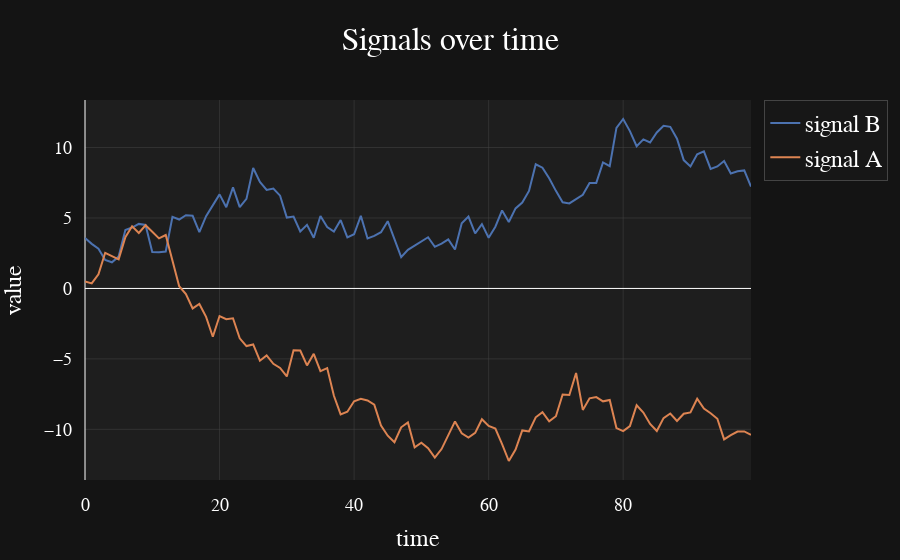

The notebook cell this image was saved under:
### Markdown cell above
## line

### Code cell
np.random.seed(42)
df = pd.DataFrame({
    'time': np.arange(100),
    'signal A': np.random.randn(100).cumsum(),
    'signal B': np.random.randn(100).cumsum() + 5,
    'category': np.random.choice(['g1', 'g2'], 100)
})

fig_line = px.line(
    df,
    x='time',
    y=['signal B', 'signal A'],
    title='Signals over time',
)

fig_line.update_layout(
    legend_borderwidth=1,
    legend_title=None
)

fig_line.show()

### Figure 1 — Plotly figure (JSON) as saved in the notebook; plotly's stock layout.template omitted (floating-point values rounded to 4 significant figures)
{"data": [{"hovertemplate": "variable=signal B<br>time=%{x}<br>value=%{y}<extra></extra>", "legendgroup": "signal B", "line": {"color": "rgb(76,114,176)", "dash": "solid"}, "marker": {"symbol": "circle"}, "mode": "lines", "name": "signal B", "orientation": "v", "showlegend": true, "type": "scatter", "x": [0, 1, 2, 3, 4, 5, 6, 7, 8, 9, 10, 11, 12, 13, 14, 15, 16, 17, 18, 19, 20, 21, 22, 23, 24, 25, 26, 27, 28, 29, 30, 31, 32, 33, 34, 35, 36, 37, 38, 39, 40, 41, 42, 43, 44, 45, 46, 47, 48, 49, 50, 51, 52, 53, 54, 55, 56, 57, 58, 59, 60, 61, 62, 63, 64, 65, 66, 67, 68, 69, 70, 71, 72, 73, 74, 75, 76, 77, 78, 79, 80, 81, 82, 83, 84, 85, 86, 87, 88, 89, 90, 91, 92, 93, 94, 95, 96, 97, 98, 99], "xaxis": "x", "y": [3.585, 3.164, 2.821, 2.019, 1.858, 2.262, 4.148, 4.323, 4.58, 4.506, 2.587, 2.56, 2.621, 5.084, 4.891, 5.193, 5.158, 3.99, 5.132, 5.884, 6.675, 5.766, 7.169, 5.767, 6.354, 8.544, 7.554, 6.987, 7.087, 6.584, 5.033, 5.102, 4.039, 4.513, 3.593, 5.143, 4.36, 4.038, 4.852, 3.621, 3.848, 5.155, 3.548, 3.732, 3.992, 4.774, 3.537, 2.217, 2.739, 3.036, 3.286, 3.633, 2.953, 3.185, 3.478, 2.764, 4.629, 5.103, 3.912, 4.568, 3.594, 4.381, 5.539, 4.719, 5.682, 6.095, 6.917, 8.814, 8.568, 7.815, 6.925, 6.109, 6.032, 6.373, 6.65, 7.477, 7.49, 8.944, 8.679, 11.4, 12.02, 11.17, 10.1, 10.58, 10.36, 11.07, 11.54, 11.47, 10.62, 9.109, 8.662, 9.518, 9.733, 8.487, 8.66, 9.045, 8.161, 8.315, 8.373, 7.23], "yaxis": "y"}, {"hovertemplate": "variable=signal A<br>time=%{x}<br>value=%{y}<extra></extra>", "legendgroup": "signal A", "line": {"color": "rgb(221,132,82)", "dash": "solid"}, "marker": {"symbol": "circle"}, "mode": "lines", "name": "signal A", "orientation": "v", "showlegend": true, "type": "scatter", "x": [0, 1, 2, 3, 4, 5, 6, 7, 8, 9, 10, 11, 12, 13, 14, 15, 16, 17, 18, 19, 20, 21, 22, 23, 24, 25, 26, 27, 28, 29, 30, 31, 32, 33, 34, 35, 36, 37, 38, 39, 40, 41, 42, 43, 44, 45, 46, 47, 48, 49, 50, 51, 52, 53, 54, 55, 56, 57, 58, 59, 60, 61, 62, 63, 64, 65, 66, 67, 68, 69, 70, 71, 72, 73, 74, 75, 76, 77, 78, 79, 80, 81, 82, 83, 84, 85, 86, 87, 88, 89, 90, 91, 92, 93, 94, 95, 96, 97, 98, 99], "xaxis": "x", "y": [0.4967, 0.3584, 1.006, 2.529, 2.295, 2.061, 3.64, 4.408, 3.938, 4.481, 4.017, 3.551, 3.793, 1.88, 0.1552, -0.4071, -1.42, -1.106, -2.014, -3.426, -1.96, -2.186, -2.119, -3.543, -4.088, -3.977, -5.128, -4.752, -5.353, -5.644, -6.246, -4.394, -4.407, -5.465, -4.642, -5.863, -5.654, -7.614, -8.942, -8.745, -8.007, -7.836, -7.951, -8.252, -9.731, -10.45, -10.91, -9.854, -9.511, -11.27, -10.95, -11.33, -12.01, -11.4, -10.37, -9.438, -10.28, -10.59, -10.25, -9.279, -9.758, -9.944, -11.05, -12.25, -11.43, -10.08, -10.15, -9.146, -8.785, -9.43, -9.068, -7.53, -7.566, -6.002, -8.621, -7.799, -7.712, -8.011, -7.92, -9.907, -10.13, -9.77, -8.292, -8.81, -9.619, -10.12, -9.205, -8.876, -9.406, -8.893, -8.796, -7.827, -8.529, -8.857, -9.249, -10.71, -10.42, -10.16, -10.15, -10.38], "yaxis": "y"}], "layout": {"legend": {"borderwidth": 1, "title": {}, "tracegroupgap": 0}, "title": {"text": "Signals over time"}, "xaxis": {"anchor": "y", "domain": [0, 1], "title": {"text": "time"}}, "yaxis": {"anchor": "x", "domain": [0, 1], "title": {"text": "value"}}}}
